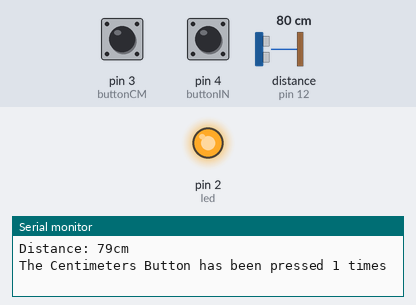
Bench run of a sketch on a simulated Arduino Uno, built with avr-gcc and run on an emulated ATmega328P. Shown: output pins drawn as LEDs (lit = HIGH), the last lines printed to the serial monitor. Wiring (inferred from the names in the program): ultrasonic range finder: trigger pin 11; echo pin 12. Inputs (shaded band) come from the test bench; at power-on: pin 3 (buttonCM) LOW, pin 4 (buttonIN) HIGH, distance to the obstacle (sensor on pin 12) 80 cm. The echo pulse lasts 58.3 µs per cm; pins used as bus, display or sensor lines are not drawn.

Above: at 1.2 s.
1.3 s: pin 3 (buttonCM) pulled HIGH for 0.15 s
At 1.6 s:
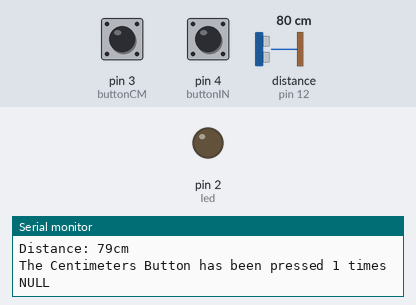
2.9 s: pin 4 (buttonIN) pulled LOW for 0.15 s
4.5 s: pin 3 (buttonCM) pulled HIGH for 3.2 s
At 8.3 s:
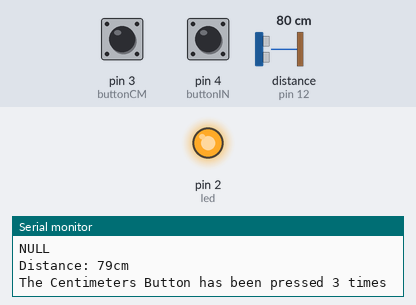
Timing chart, 0 to 9.8 s (numbered marks = the images above; inputs shaded):
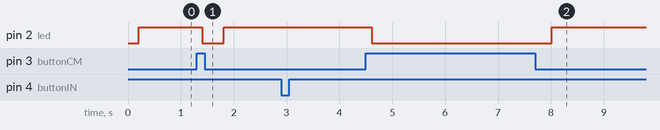

The sketch:

2022-09-20_Functions.ino
```cpp
//Assign pins
const int trigPin = 11;
const int echoPin = 12;
const int led = 2;
const int buttonCM = 3;
const int buttonIN = 4;

//Assign Variables
long duration;
int distance;
int BcountCM = 0;
int BcountIN = 0;
int detect = 0;
int stateCM = 0;
int stateIN = 0;

//Initiate
void setup() {
  pinMode(trigPin, OUTPUT);
  pinMode(echoPin, INPUT);
  pinMode(led, OUTPUT);
  pinMode(buttonCM, INPUT);
  pinMode(buttonIN, INPUT);
  Serial.begin(9600);
}

void loop() {
  //Pull Up Button
  //Reading the buttons
  stateCM = digitalRead (buttonCM);
  stateIN = digitalRead (buttonIN);
  if (stateCM + stateIN == 0) { //Both pressed
    Serial.println ("You can only press one");
    digitalWrite (led, HIGH);
    } else if (stateCM + stateIN == 1) { //One pressed
      digitalWrite (led, LOW);
      if (detect == 0) { //Hasn't counted this press yet
        int unit = getUnit(stateCM, stateIN);
        distance = getDistance(unit);
        detect = 1;
      } else if (detect == 1) { //Has counted this press
        digitalWrite (led, HIGH);
      }
    } else if (stateCM + stateIN == 2) { //No press
      Serial.println ("NULL");
      digitalWrite (led, LOW);
      detect = 0;
    }
  delay (200);
}

int getDistance(int u) { //Calculating Distance
  int distanceResult = 0;
  digitalWrite(trigPin, LOW);
  delayMicroseconds(2);
  digitalWrite(trigPin, HIGH);
  delayMicroseconds(10);
  digitalWrite(trigPin, LOW);
  duration = pulseIn(echoPin, HIGH);
  if (u == 0) { //Centimeters
    distanceResult = duration * 0.0343 / 2;
    Serial.print("Distance: ");
    Serial.print(distanceResult);
    Serial.println("cm");
    BcountCM++;
    Serial.print ("The Centimeters Button has been pressed ");
    Serial.print (BcountCM);
    Serial.println (" times");
  } else if (u == 1) { //Inches
    distanceResult = duration * 0.0135 / 2;
    Serial.print("Distance: ");
    Serial.print(distanceResult);
    Serial.println("in");
    BcountIN++;
    Serial.print ("The Inches Button has been pressed ");
    Serial.print (BcountIN);
    Serial.println (" times");
  }
  return distanceResult;
}

int getUnit(int x, int y) { //Calculating Inches or Centimeters  x=cm y=in
  if (x == 0) {
    return 0;
  } else if (y == 0) {
    return 1;
  }
}
```

Measured:
- after the input at 1.3 s, pin 2 (led): HIGH → LOW after 0.11 s, → HIGH 0.41 s later
- after the input at 4.5 s, pin 2 (led): HIGH → LOW after 0.11 s, → HIGH 3.4 s later
